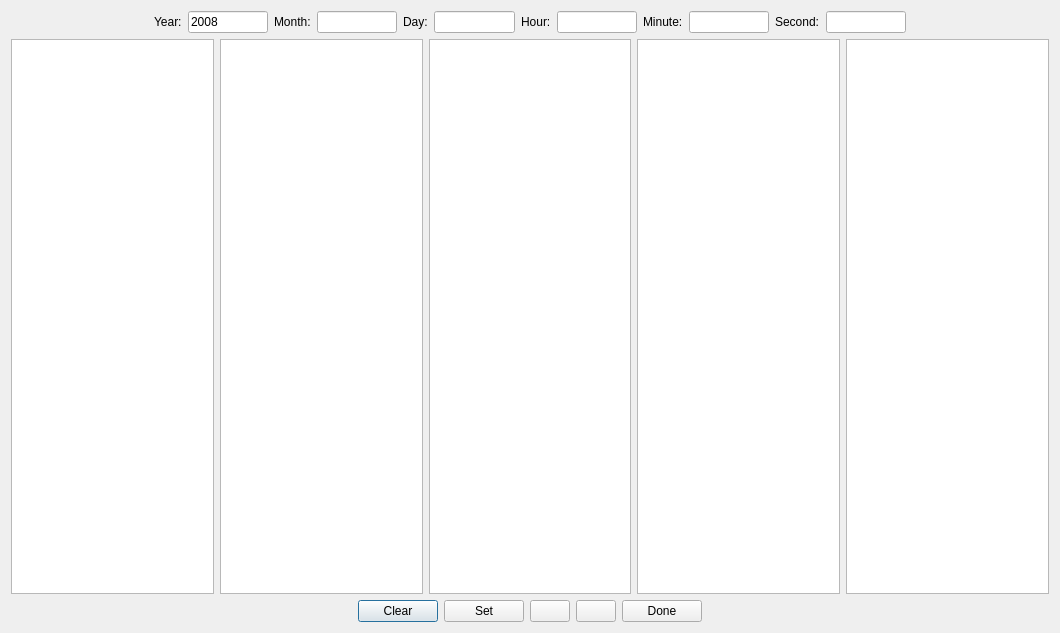
<ui version="4.0" >
 <class>Synchronize</class>
 <widget class="QDialog" name="Synchronize" >
  <property name="geometry" >
   <rect>
    <x>0</x>
    <y>0</y>
    <width>1060</width>
    <height>633</height>
   </rect>
  </property>
  <property name="windowTitle" >
   <string>Synchronize time</string>
  </property>
  <layout class="QGridLayout" >
   <item row="0" column="0" >
    <spacer>
     <property name="orientation" >
      <enum>Qt::Horizontal</enum>
     </property>
     <property name="sizeHint" stdset="0" >
      <size>
       <width>221</width>
       <height>20</height>
      </size>
     </property>
    </spacer>
   </item>
   <item row="0" column="1" colspan="3" >
    <layout class="QGridLayout" >
     <property name="margin" >
      <number>0</number>
     </property>
     <property name="spacing" >
      <number>6</number>
     </property>
     <item row="0" column="3" >
      <widget class="QLineEdit" name="MonthLineEdit" />
     </item>
     <item row="0" column="1" >
      <widget class="QLineEdit" name="YearLineEdit" >
       <property name="text" >
        <string>2008</string>
       </property>
      </widget>
     </item>
     <item row="0" column="0" >
      <widget class="QLabel" name="label_2" >
       <property name="text" >
        <string>Year:</string>
       </property>
      </widget>
     </item>
     <item row="0" column="8" >
      <widget class="QLabel" name="label_6" >
       <property name="text" >
        <string>Minute:</string>
       </property>
      </widget>
     </item>
     <item row="0" column="11" >
      <widget class="QLineEdit" name="SecondLineEdit" />
     </item>
     <item row="0" column="7" >
      <widget class="QLineEdit" name="HourLineEdit" />
     </item>
     <item row="0" column="5" >
      <widget class="QLineEdit" name="DayLineEdit" />
     </item>
     <item row="0" column="4" >
      <widget class="QLabel" name="label_4" >
       <property name="text" >
        <string>Day:</string>
       </property>
      </widget>
     </item>
     <item row="0" column="6" >
      <widget class="QLabel" name="label_5" >
       <property name="text" >
        <string>Hour:</string>
       </property>
      </widget>
     </item>
     <item row="0" column="2" >
      <widget class="QLabel" name="label_3" >
       <property name="text" >
        <string>Month:</string>
       </property>
      </widget>
     </item>
     <item row="0" column="9" >
      <widget class="QLineEdit" name="MinuteLineEdit" />
     </item>
     <item row="0" column="10" >
      <widget class="QLabel" name="label_7" >
       <property name="text" >
        <string>Second:</string>
       </property>
      </widget>
     </item>
    </layout>
   </item>
   <item row="0" column="4" >
    <spacer>
     <property name="orientation" >
      <enum>Qt::Horizontal</enum>
     </property>
     <property name="sizeHint" stdset="0" >
      <size>
       <width>221</width>
       <height>20</height>
      </size>
     </property>
    </spacer>
   </item>
   <item row="1" column="0" colspan="5" >
    <layout class="QGridLayout" >
     <property name="margin" >
      <number>0</number>
     </property>
     <property name="spacing" >
      <number>6</number>
     </property>
     <item row="0" column="3" >
      <widget class="QTableWidget" name="tableWidget4" />
     </item>
     <item row="0" column="1" >
      <widget class="QTableWidget" name="tableWidget2" />
     </item>
     <item row="0" column="0" >
      <widget class="QTableWidget" name="tableWidget1" />
     </item>
     <item row="0" column="2" >
      <widget class="QTableWidget" name="tableWidget3" />
     </item>
     <item row="0" column="4" >
      <widget class="QTableWidget" name="tableWidget5" />
     </item>
    </layout>
   </item>
   <item row="2" column="0" colspan="2" >
    <spacer>
     <property name="orientation" >
      <enum>Qt::Horizontal</enum>
     </property>
     <property name="sizeHint" stdset="0" >
      <size>
       <width>301</width>
       <height>20</height>
      </size>
     </property>
    </spacer>
   </item>
   <item row="2" column="2" >
    <layout class="QHBoxLayout" >
     <property name="spacing" >
      <number>6</number>
     </property>
     <property name="margin" >
      <number>0</number>
     </property>
     <item>
      <widget class="QPushButton" name="clearButton" >
       <property name="toolTip" >
        <string>Clear cells contents</string>
       </property>
       <property name="text" >
        <string>Clear</string>
       </property>
      </widget>
     </item>
     <item>
      <widget class="QPushButton" name="setButton" >
       <property name="toolTip" >
        <string>Set configuration to liberas</string>
       </property>
       <property name="text" >
        <string>Set</string>
       </property>
      </widget>
     </item>
     <item>
      <widget class="QPushButton" name="loadConfButton" >
       <property name="minimumSize" >
        <size>
         <width>31</width>
         <height>0</height>
        </size>
       </property>
       <property name="toolTip" >
        <string>Load configuration</string>
       </property>
       <property name="text" >
        <string/>
       </property>
       <property name="icon" >
        <iconset>
         <normaloff>images/open.png</normaloff>images/open.png</iconset>
       </property>
      </widget>
     </item>
     <item>
      <widget class="QPushButton" name="saveConfButton" >
       <property name="minimumSize" >
        <size>
         <width>31</width>
         <height>0</height>
        </size>
       </property>
       <property name="toolTip" >
        <string>Save configuration</string>
       </property>
       <property name="text" >
        <string/>
       </property>
       <property name="icon" >
        <iconset>
         <normaloff>images/save2.png</normaloff>images/save2.png</iconset>
       </property>
      </widget>
     </item>
     <item>
      <widget class="QPushButton" name="doneButton" >
       <property name="toolTip" >
        <string>Clear cells contents</string>
       </property>
       <property name="text" >
        <string>Done</string>
       </property>
      </widget>
     </item>
    </layout>
   </item>
   <item row="2" column="3" colspan="2" >
    <spacer>
     <property name="orientation" >
      <enum>Qt::Horizontal</enum>
     </property>
     <property name="sizeHint" stdset="0" >
      <size>
       <width>221</width>
       <height>20</height>
      </size>
     </property>
    </spacer>
   </item>
  </layout>
 </widget>
 <tabstops>
  <tabstop>YearLineEdit</tabstop>
  <tabstop>MonthLineEdit</tabstop>
  <tabstop>DayLineEdit</tabstop>
  <tabstop>HourLineEdit</tabstop>
  <tabstop>MinuteLineEdit</tabstop>
  <tabstop>SecondLineEdit</tabstop>
  <tabstop>tableWidget1</tabstop>
  <tabstop>tableWidget2</tabstop>
  <tabstop>tableWidget3</tabstop>
  <tabstop>tableWidget4</tabstop>
  <tabstop>tableWidget5</tabstop>
 </tabstops>
 <resources/>
 <connections/>
</ui>
